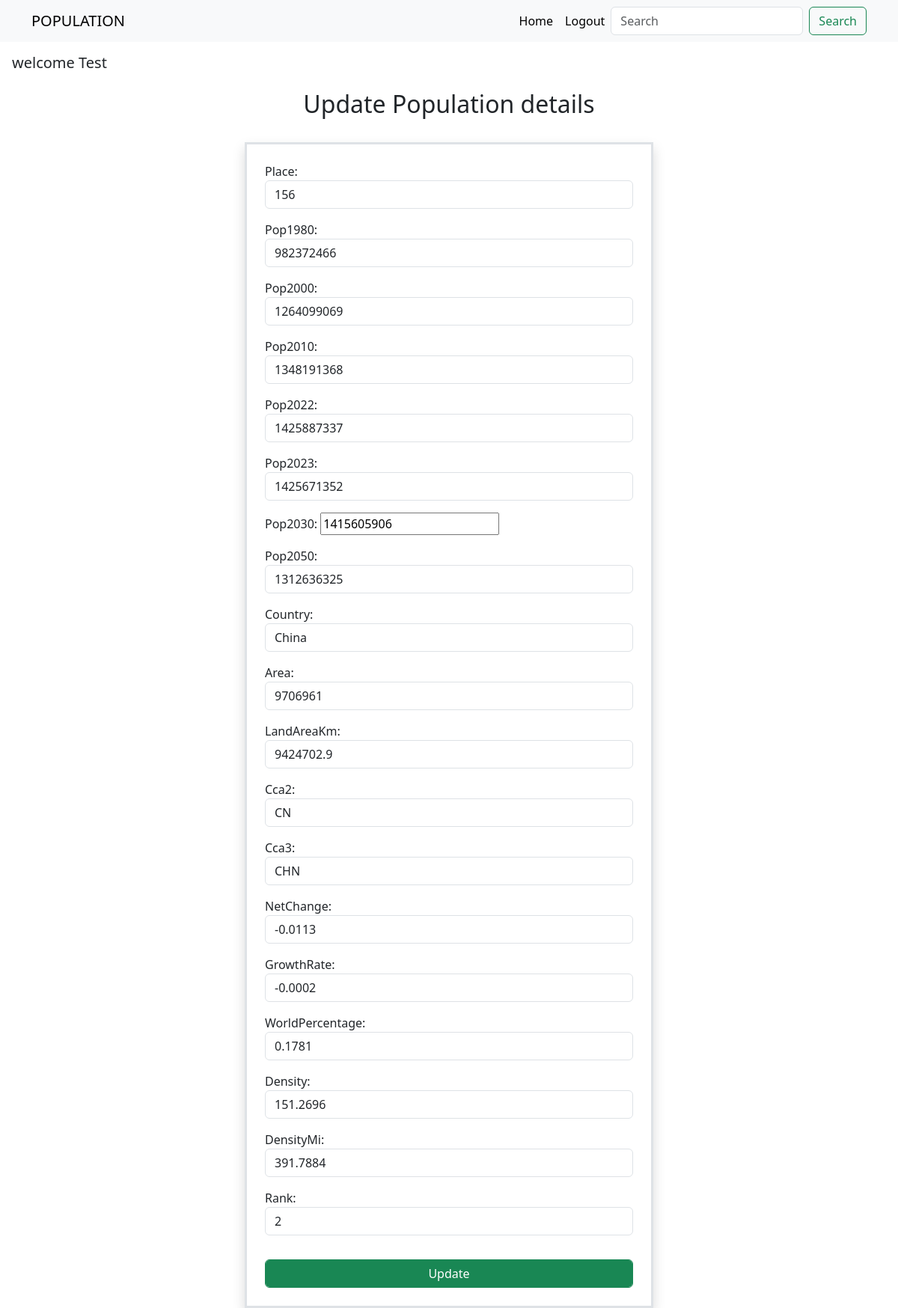
The app's page /population/2/change (signed in) with its own data.
### population/models.py (models this page shows, shortened)
class Worldpopulation(models.Model):
    place=models.PositiveIntegerField()
    pop1980=models.PositiveIntegerField()
    pop2000=models.PositiveIntegerField()
    pop2010=models.PositiveIntegerField()
    pop2022=models.PositiveIntegerField()
    pop2023=models.PositiveIntegerField()
    pop2030=models.PositiveIntegerField()
    pop2050=models.PositiveIntegerField()
    country=models.CharField(max_length=200,unique=True)
    area=models.PositiveIntegerField()
    landAreaKm=models.FloatField()
    cca2=models.CharField(max_length=200)
    cca3=models.CharField(max_length=200)
    netChange=models.FloatField()
    growthRate=models.FloatField()
    worldPercentage=models.FloatField()
    density=models.FloatField()
    densityMi=models.FloatField()
    rank=models.PositiveIntegerField()

### population/views.py (the view)
# urls.py: path("population/<int:pk>/change",views.PopulationUpdateView.as_view(),name="change-population"),
@method_decorator(signin_required,name="dispatch")
class PopulationUpdateView(UpdateView):
    template_name="population_edit.html"
    success_url=reverse_lazy("index")
    form_class=PopulationChangeForm
    model=Worldpopulation

### population/views.py (called while the page is built)
def signin_required(fn):
    def wrapper(request,*args,**kwargs):
        if not request.user.is_authenticated:
            messages.error(request,"invalid session, please login to your account")
            return redirect("signin")
        else:
            return fn(request,*args,**kwargs)
    return wrapper

### population/templates/population_edit.html (shortened to what this page needs)
<!DOCTYPE html>
<html lang="en">
<head>
    <link href="https://cdn.jsdelivr.net/npm/bootstrap@5.3.2/dist/css/bootstrap.min.css" rel="stylesheet">
</head>
<body>
    <nav class="navbar navbar-expand-lg bg-body-tertiary ">
        <div class="container">
          <a class="navbar-brand" href="#">POPULATION</a>
          <div class="collapse navbar-collapse" id="navbarSupportedContent">
            <ul class="navbar-nav ms-auto mb-2 mb-lg-0">
              <li class="nav-item">
                <a class="nav-link active" aria-current="page" href="#">Home</a>
              </li>
              <li class="nav-item">
                <a class="nav-link active" href="{%url 'signin'%}">Logout</a>
              </li>
            </ul>
            <form class="d-flex" role="search">
              <input class="form-control me-2" type="search" placeholder="Search" aria-label="Search">
              <button class="btn btn-outline-success" type="submit">Search</button>
            </form>
          </div>
        </div>
      </nav>
<h5 class="p-3"> welcome {{request.user}}</h5>
  <div class="container">
        <div class="row mt-2 ">
            <h2 class="text-center">Update Population details</h2>
        <div class="col-3"></div>
        <div class="col-6 mt-4">
            <form action="" method="post" class="p-4 border shadow border-3" enctype="multipart/form-data">
                {{form.as_p}}
                <button type="submit" class="mt-3 btn btn-success form-control">Update</button>
            </form>
        </div>
        <div class="col-3"></div>
    </div>
</div>
</body>
</html>

### records on screen
Worldpopulation: place "156", pop1980 "982372466", pop2000 "1264099069", pop2010 "1348191368", pop2022 "1425887337", pop2023 "1425671352", pop2030 "1415605906", pop2050 "1312636325", country "China", area "9706961", landAreaKm "9424702.9", cca2 "CN", cca3 "CHN", netChange "-0.0113", growthRate "-0.0002", worldPercentage "0.1781", density "151.2696", densityMi "391.7884", rank "2"

### other values on screen
{{ request.user }} "Test"
